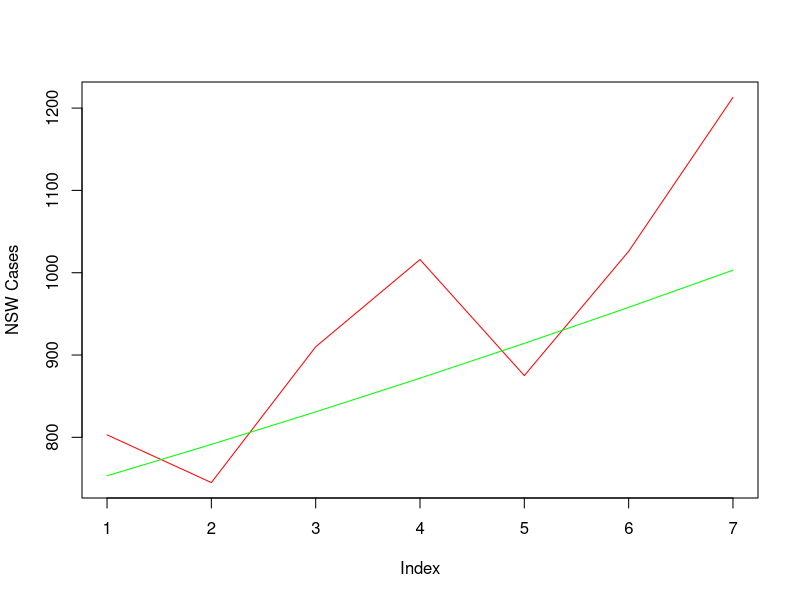

Write the R code that produced this figure. (Note: this script raises an error after producing the figure.)
## ---- chunk 1
knitr::opts_chunk$set(echo = TRUE)
## ---- chunk 2

library(tidyverse)
library(lmtest)
library(sandwich)

## ---- chunk 3

data = read.csv("covid.csv")
in_sample = data[data$date <= as.Date("2021-08-22"),]
out_sample = data[data$date > as.Date("2021-08-22"),]
out_sample = c(out_sample$nsw)

n = 78
trend = c(1:n)
in_sample$trend = trend
AIC_vec = matrix(ncol = 4, nrow = 1)

for(i in 1:4){
    if(i < 4){
        reg = lm(nsw ~ poly(trend, degree = i, raw = T), data = in_sample)
        AIC_vec[i] = log(crossprod(reg$residuals)) + 2*length(reg$coefficients)/n
    }else{
        reg = lm(log(nsw) ~ trend, data = in_sample)
        yhat = reg$fitted.values
        sig = sd(reg$residuals)
        ystar = exp(yhat + sig^2/2)
        res = in_sample$nsw - ystar
        AIC_vec[i] = log(crossprod(res)) + 2*length(reg$coefficients)/n
    }
}

AIC_vec

## ---- chunk 4

forecasts = rep(NA,7)

for(i in 1:7){
    regression <- lm(nsw ~ poly(trend,degree = 3,raw = T),data = in_sample)
    forecasts[i] <- regression$coef[1] + regression$coef[2]*(n + i) + regression$coef[3]*((n + i)^2) + regression$coef[4]*((n + i)^3)
}

e_t = out_sample - forecasts

rmsfe = sqrt(mean(e_t^2,na.rm = T))

forecasts.table = data.frame(out_sample, forecasts)

plot(out_sample,type="l",col="red", ylab = "NSW Cases")
lines(forecasts,col="green")

## ---- chunk 5

data = read.csv("covid2.csv")
data$cases_lag = shift(data$cases)
data$tests_lag = shift(data$tests)
data$trend = c(1:99)
train = data[data$date <= as.Date("2021-08-22"),]

VAR_cases = lm(cases ~ cases_lag + tests_lag + poly(trend, degree = 3, raw = T), data = train)
summary(VAR_cases)
VAR_tests = lm(tests ~ cases_lag + tests_lag + poly(trend, degree = 3, raw = T), data = train)
summary(VAR_tests)

## ---- chunk 6

data = data[2:99,]
window = data[data$date <= as.Date("2021-08-22"),]
R = 77
t = nrow(data)
P = t - R

data$cases_AR = NA
data$tests_AR = NA
data$cases_VAR = NA
data$tests_VAR = NA

for (i in 1:P){
    cases_AR = lm(cases ~ cases_lag + poly(trend, degree = 3, raw = T), data = data[i:(R-1+i),])
    tests_AR = lm(tests ~ tests_lag + poly(trend, degree = 3, raw = T), data = data[i:(R-1+i),])
    
    VAR_cases = lm(cases ~ cases_lag + tests_lag + poly(trend, degree = 3, raw = T), 
                   data = data[i:(R-1+i),])
    VAR_tests = lm(tests ~ cases_lag + tests_lag + poly(trend, degree = 3, raw = T), 
                   data = data[i:(R-1+i),])
    
    data$cases_AR[R+i] = cases_AR$coefficients[1] + cases_AR$coefficients[2] * data$cases[R-1+i] 
    + cases_AR$coefficients[3] * (t+i) + cases_AR$coefficients[4] * (t+i)^2 
    + cases_AR$coefficients[5] * (t+i)^3
    data$tests_AR[R+i] = tests_AR$coefficients[1] + tests_AR$coefficients[2] * data$tests[R-1+i] 
    + tests_AR$coefficients[3] * (t+i) + tests_AR$coefficients[4] * (t+i)^2 
    + tests_AR$coefficients[5] * (t+i)^3
    
    data$cases_VAR[R+i] = VAR_cases$coefficients[1] + VAR_cases$coefficients[2] * data$cases[R-1+i]
    + VAR_cases$coefficients[3] * data$tests[R-1+i]
    + VAR_cases$coefficients[4] * (t+i) + VAR_cases$coefficients[5] * (t+i)^2 
    + VAR_cases$coefficients[6] * (t+i)^3
    data$tests_VAR[R+i] = VAR_tests$coefficients[1] + VAR_tests$coefficients[2] * data$cases[R-1+i]
    + VAR_tests$coefficients[3] * data$tests[R-1+i]
    + VAR_tests$coefficients[4] * (t+i) + VAR_tests$coefficients[5] * (t+i)^2 
    + VAR_tests$coefficients[6] * (t+i)^3
}

cases_AR_e = data$cases[78:98] - data$cases_AR[78:98]
cases_VAR_e = data$cases[78:98] - data$cases_VAR[78:98]
tests_AR_e = data$tests[78:98] - data$tests_AR[78:98]
tests_VAR_e = data$tests[78:98] - data$tests_VAR[78:98]

rmsfe_cases_AR = sqrt(mean(cases_AR_e^2,na.rm = T))
rmsfe_tests_AR = sqrt(mean(tests_AR_e^2,na.rm = T))
rmsfe_cases_VAR = sqrt(mean(cases_VAR_e^2,na.rm = T))
rmsfe_tests_VAR = sqrt(mean(tests_VAR_e^2,na.rm = T))

paste("RMSE of the AR(1) model for cases:",round(rmsfe_cases_AR,2))
paste("RMSE of the VAR(1) model for cases:",round(rmsfe_cases_VAR,2))
paste("RMSE of the AR(1) model for tests:",round(rmsfe_tests_AR,2))
paste("RMSE of the VAR(1) model for tests:",round(rmsfe_tests_VAR,2))
